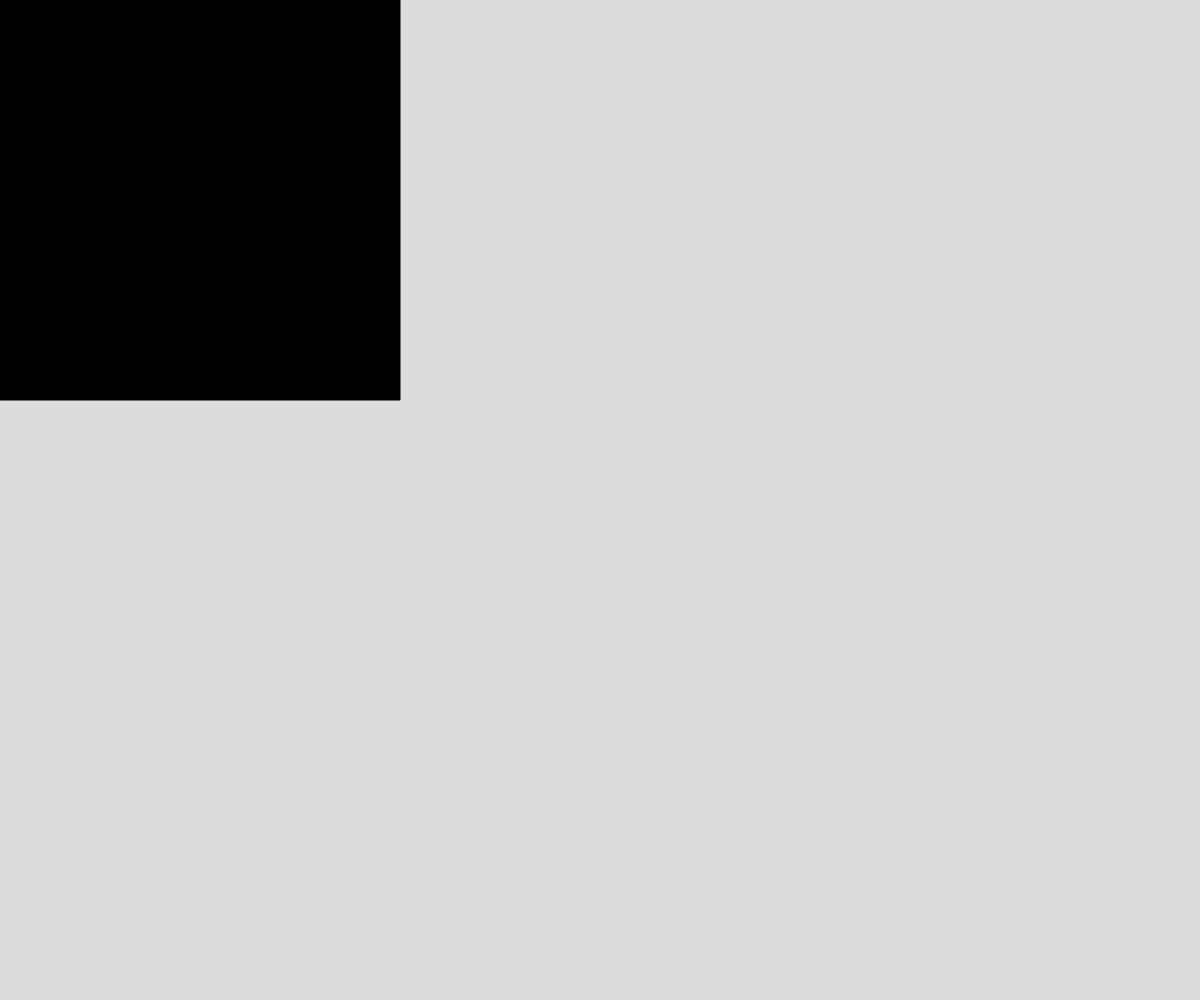
Frame 1 (no input)
Frame 60 (no input): identical to frame 1, image omitted
Frame 120 (the mouse pressed at the canvas centre since frame 60): identical to frame 1, image omitted

The p5.js sketch that drew this single still picture (run headless with seeded random() and noise() and a simulated clock; from frame 60 on, the mouse is pressed at the canvas centre):

// p5.js sketch
// ── sketch.js
// First Demo
// Your Name
// Date
//
// Extra for Experts:
// - describe what you did to take this project "above and beyond"
let grid = [];
let cellSize = 100;
let slidingDown = false;
let slidingUp = false;
let slidingLeft = false;
let slidingRight = false;

function setup() {
  createCanvas(windowWidth, windowHeight);
  create2DArray(4, 4);
}

function draw() {
  background(220);
  display2DArray(grid, cellSize);
}

function keyPressed(){
  slidingDown = false;
  slidingUp = false;
  slidingLeft = false;
  slidingRight = false;
  if (keyIsPressed){
    if (keyCode === 87){
      slidingUp = true;
    }
    else if (keyCode === 83){
      slidingDown = true;
    }
    else if (keyCode === 65){
      slidingLeft = true;
    }
    else if (keyCode === 68){
      slidingRight = true;
    }
    spawnBlock();
  }
}
function create2DArray(row, col){
  for (let y = 0; y < col; y++){
    grid.push([]);
    for (let x = 0; x < row; x++){
      grid[y].push(0);
    }
  }
}

function display2DArray(){
  for (let y = 0; y < grid.length; y++){
    for (let x = 0; x < grid[y].length; x++){
      if (grid[y][x] === 0) {
        fill("black");
        rect(x*cellSize, y*cellSize, cellSize, cellSize);
      }
      else if (grid[y][x] !== 0) {
        fill("red");
        rect(x*cellSize, y*cellSize, cellSize, cellSize);
      }
    }
  }
}

function spawnBlock(){
  let yList = [];
  let xList = [];
  for (let y = 0; y < grid.length; y++){
    for (let x = 0; x < grid[y].length; x++){
      if (grid[y][x] === 0){
        if (slidingDown){ //down
          if (y === grid.length-1){
            yList.push(y);
            xList.push(x);
          }
          else if (grid[y+1][x] !== 0){
            yList.push(y);
            xList.push(x);
          }
        }

        if (slidingUp){ //up
          if (y === 0){
            yList.push(y);
            xList.push(x);
          }
          else if (grid[y-1][x] !== 0){
            yList.push(y);
            xList.push(x);
          }
        }

        if (slidingLeft){ //left
          if (x === 0){
            yList.push(y);
            xList.push(x);
          }
          else if (grid[y][x-1] !== 0){
            yList.push(y);
            xList.push(x);
          }
        }

        if (slidingRight){ //right
          if (y === grid[0].length-1){
            yList.push(y);
            xList.push(x);
          }
          else if (grid[y][x+1] !== 0){
            yList.push(y);
            xList.push(x);
          }
        }
      }
    }
  }
  let loc = round(random(0, yList.length-1));
  grid[yList[loc]][xList[loc]] = 2;
  console.log(loc);
}

function collide(){
  for (let y = 0; y < grid.length; y++){
    for (let x = 0; x < grid[y].length; x++){
      
    }
  }
}
